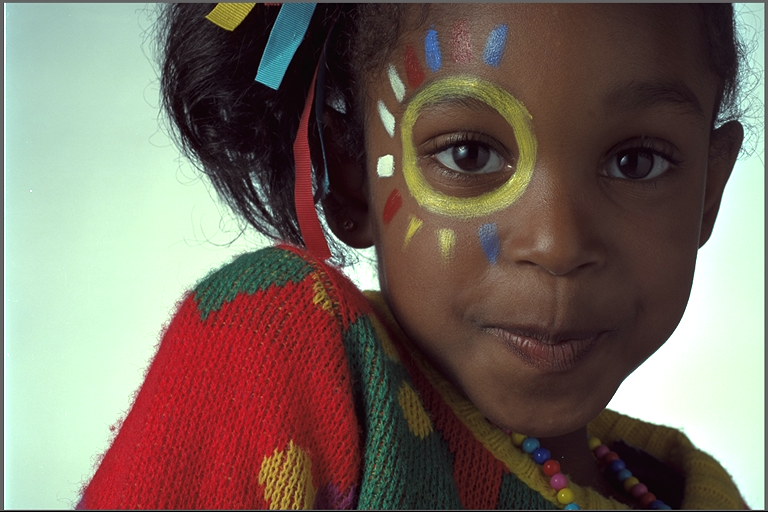
#> input picture img/kodim15.png, 768 x 512 px
$ jupyter execute hw8.ipynb
#> lines starting #> are read from the running program, lines starting #| are printed output that depends on the picture
[cell 1]
# Importing necessary libraries for the task
import cv2
import numpy as np
from matplotlib import pyplot as plt

# Set up the plot size for better viewing
plt.rcParams['figure.figsize'] = [15, 10]

[cell 2]
# Let's try loading the document image and immediately convert it to grayscale.
img = cv2.imread('img/kodim15.png')
#> img is the input picture: shape (512, 768, 3); mean B, G, R 95.9, 105.8, 119.3
if img is None:
    print("The image file was not found. Check the path and try again.")
else:
    img = cv2.cvtColor(img, cv2.COLOR_BGR2GRAY)
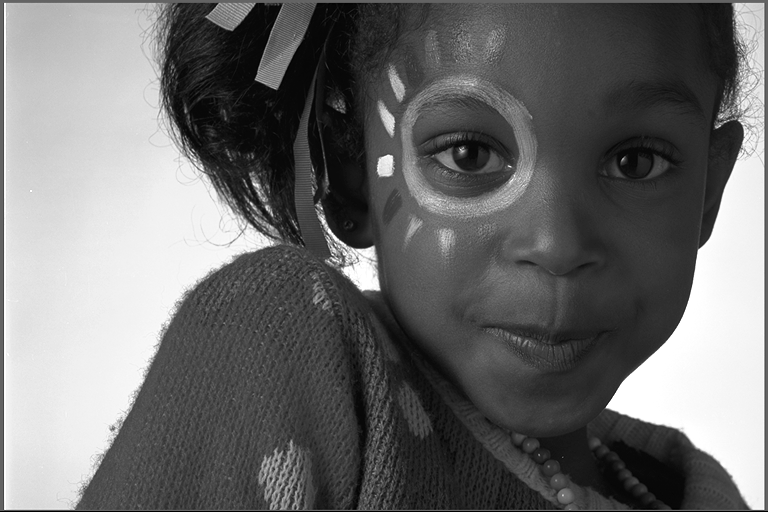
#> img: shape (512, 768); min 0, max 255, mean 108.7
    plt.imshow(img, cmap='gray')
    plt.title("Original Grayscale Image")
    plt.show()

[cell 3]
# Generate and display the histogram to see pixel intensity distribution.
h = np.histogram(img, bins=256)
plt.bar(h[1][0:-1], h[0], width=1)
plt.xlabel('Intensity Level')
plt.ylabel('Count')
plt.title("Image Histogram")
plt.grid(True)
plt.show()
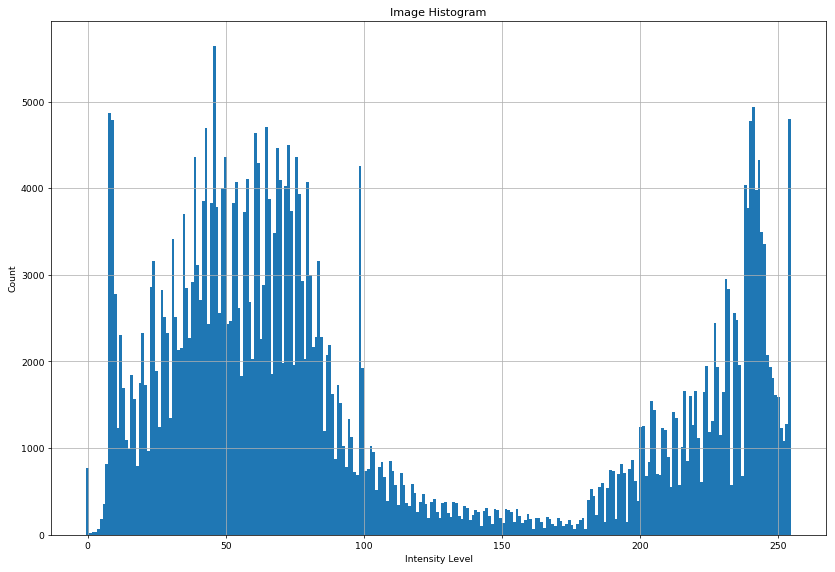
#> figure drawn by matplotlib, 1 panel; tallest bar 5645 high, from x = 45.32 to 46.32

[cell 4]
# Set up Otsu's algorithm parameters and start brute force searching for the best threshold.
# This threshold will separate foreground and background for better document binarization.

# Get image dimensions
rows, cols = img.shape
#> rows = 512; cols = 768

# Compute the total amount of image pixels
num_pixels = rows * cols
#> num_pixels = 393216

# Initializing variables for finding the optimal threshold
best_wcv = 1e6  # Best within-class variance
opt_th = None   # Threshold corresponding to the best wcv

[cell 5]
# This will loop through all possible threshold values to find the one with the lowest variance.

for th in range(0, 256):
    # Extract pixels for foreground and background based on the threshold
    foreground = img[img >= th]
    background = img[img < th]

    # Skip if either foreground or background is empty
    if len(foreground) == 0 or len(background) == 0:
        continue

    # Compute class weights (probability) for foreground and background
    omega_f = len(foreground) / num_pixels
    omega_b = len(background) / num_pixels

    # Compute variances for foreground and background
    sigma2_f = np.var(foreground)
    sigma2_b = np.var(background)

    # Calculate within-class variance
    wcv = omega_f * sigma2_f + omega_b * sigma2_b

    # Update best within-class variance and optimal threshold
    if wcv < best_wcv:
        best_wcv = wcv
        opt_th = th
#> this loop made 256 passes
#> (omega_f, omega_b, sigma2_f, sigma2_b, wcv, best_wcv) on passes 2 to 13: (0.998, 0.00195, 6744.1, 0, 6730.9, 6730.9), (0.998, 0.002, 6743.8, 0.0224, 6730.4, 6730.4), (0.998, 0.00207, 6743.5, 0.156, 6729.5, 6729.5), (0.998, 0.00215, 6743.2, 0.431, 6728.7, 6728.7), (0.998, 0.00233, 6742.4, 1.43, 6726.7, 6726.7), (0.997, 0.00279, 6740.5, 4.03, 6721.6, 6721.6), (0.996, 0.0037, 6736.9, 7.23, 6712, 6712), (0.994, 0.00578, 6729.2, 9.48, 6690.4, 6690.4), (0.982, 0.0182, 6683, 6.39, 6561.8, 6561.8), (0.97, 0.0303, 6635.7, 5.04, 6434.6, 6434.6), (0.963, 0.0374, 6607.7, 4.94, 6360.8, 6360.8), (0.959, 0.0405, 6595.5, 5.16, 6328.4, 6328.4)
#> after the loop, best_wcv = 756.2; opt_th = 142

# Display the optimal threshold
print('Optimal threshold found by Otsu:', opt_th)
#| Optimal threshold found by Otsu: 142

[cell 6]
# Let's compare the original image with its binarized version using the optimal threshold.

plt.subplot(1, 2, 1)
plt.imshow(img, cmap='gray')
plt.title("Original Grayscale Image")

plt.subplot(1, 2, 2)
plt.imshow(img > opt_th, cmap='gray')
plt.title("Binarized Image using Otsu's Threshold")
plt.show()
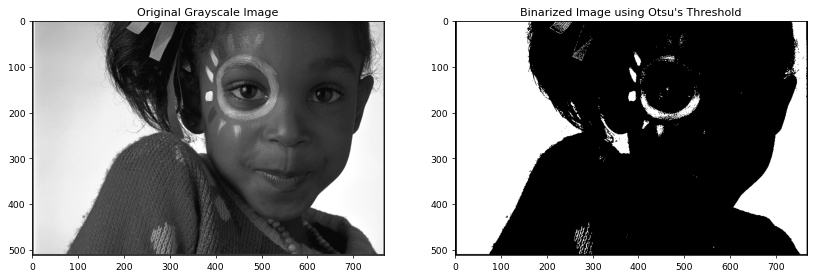
#> figure drawn by matplotlib, 2 panels

$ run again, with img/kodim01.png copied over img/kodim15.png
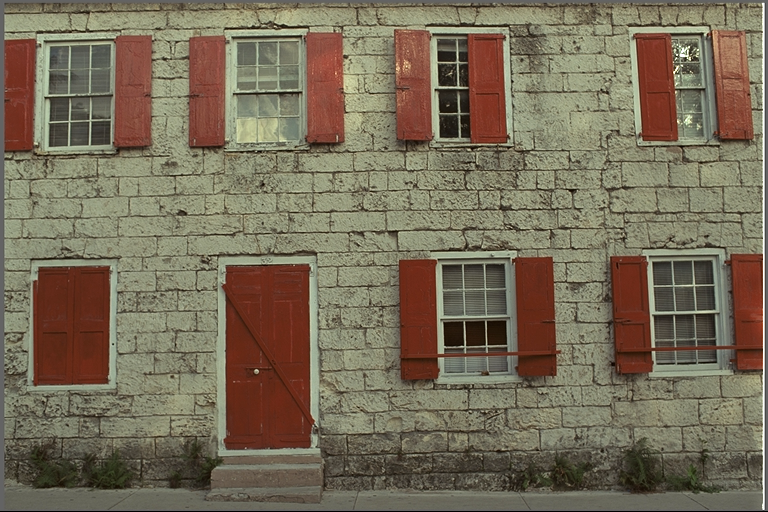
#> input picture img/kodim01.png, 768 x 512 px
#> img is the input picture: shape (512, 768, 3); mean B, G, R 88.4, 108.7, 119.8
#> img: shape (512, 768)
#> `plt.show()`:
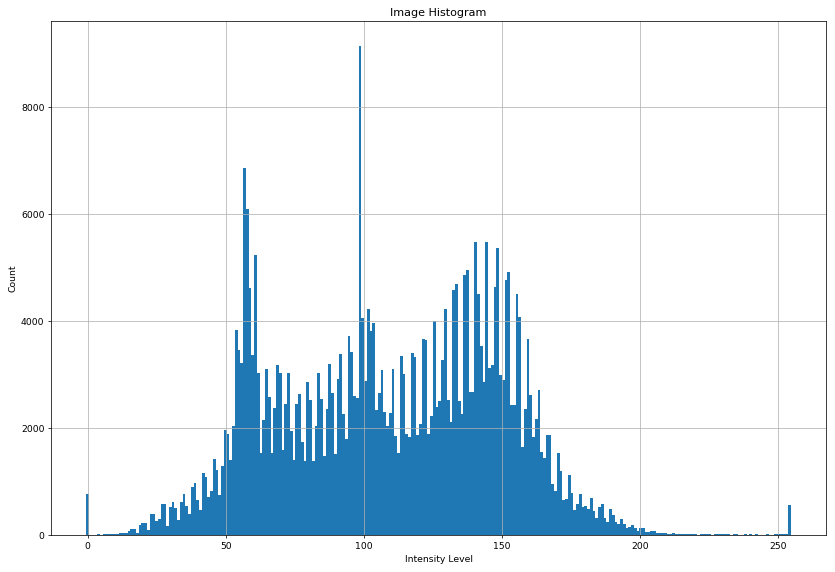
#> figure drawn by matplotlib, 1 panel; tallest bar 9137 high, from x = 98.11 to 99.11
#> the loop `for th in range(0, 256):` made 256 passes
#> (omega_f, omega_b, sigma2_f, sigma2_b, wcv, best_wcv) on passes 2, 3, 4, 5, 6, 8, 9, 10: (0.998, 0.00195, 1578.7, 0, 1575.7, 1575.7), (0.998, 0.00196, 1578.7, 0.00259, 1575.6, 1575.6), (0.998, 0.00196, 1578.7, 0.00776, 1575.6, 1575.6), (0.998, 0.00197, 1578.6, 0.0309, 1575.5, 1575.5), (0.998, 0.00198, 1578.5, 0.112, 1575.4, 1575.4), (0.998, 0.00199, 1578.4, 0.338, 1575.3, 1575.3), (0.998, 0.002, 1578.3, 0.638, 1575.1, 1575.1), (0.998, 0.00204, 1578, 1.69, 1574.8, 1574.8)
#> after the loop `for th in range(0, 256):`: best_wcv = 441.4; opt_th = 110
#| Optimal threshold found by Otsu: 110
#> `plt.show()`:
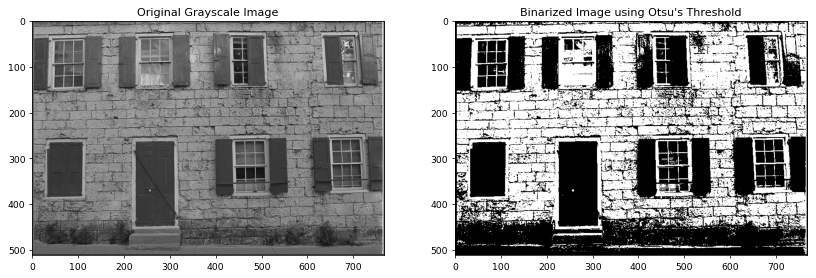
#> figure drawn by matplotlib, 2 panels

$ run again, with img/kodim07.png copied over img/kodim15.png
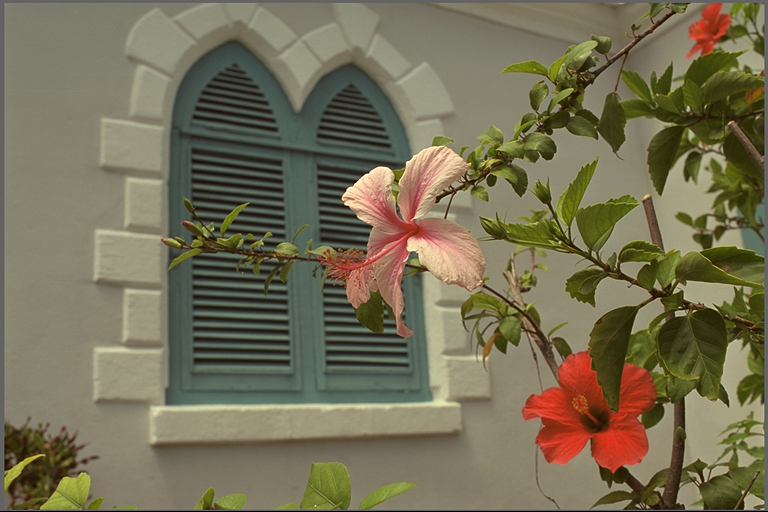
#> input picture img/kodim07.png, 768 x 512 px
#> img is the input picture: shape (512, 768, 3); mean B, G, R 85.4, 110.7, 117.6
#> img: shape (512, 768)
#> `plt.show()`:
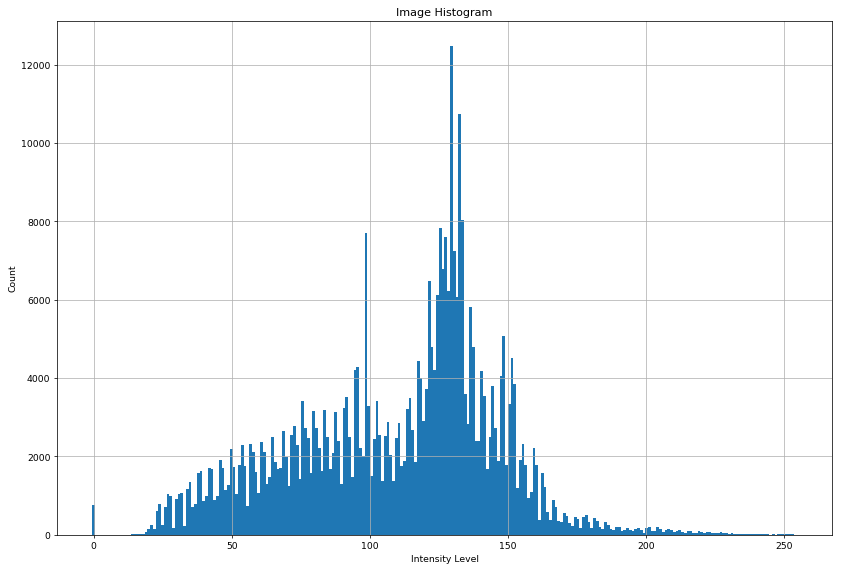
#> figure drawn by matplotlib, 1 panel; tallest bar 12487 high, from x = 129 to 130
#> the loop `for th in range(0, 256):` made 256 passes
#> (omega_f, omega_b, sigma2_f, sigma2_b, wcv, best_wcv) on passes 2, 14, 15, 16, 17, 18, 19, 20: (0.998, 0.00195, 1351.5, 0, 1348.9, 1348.9), (0.998, 0.00196, 1351.5, 0.558, 1348.8, 1348.8), (0.998, 0.00196, 1351.4, 0.774, 1348.8, 1348.8), (0.998, 0.00198, 1351.3, 2.5, 1348.6, 1348.6), (0.998, 0.002, 1351.1, 4.68, 1348.4, 1348.4), (0.998, 0.00202, 1351, 7.08, 1348.3, 1348.3), (0.998, 0.00208, 1350.5, 14.62, 1347.8, 1347.8), (0.998, 0.00212, 1350.3, 19.78, 1347.4, 1347.4)
#> after the loop `for th in range(0, 256):`: best_wcv = 411.5; opt_th = 104
#| Optimal threshold found by Otsu: 104
#> `plt.show()`:
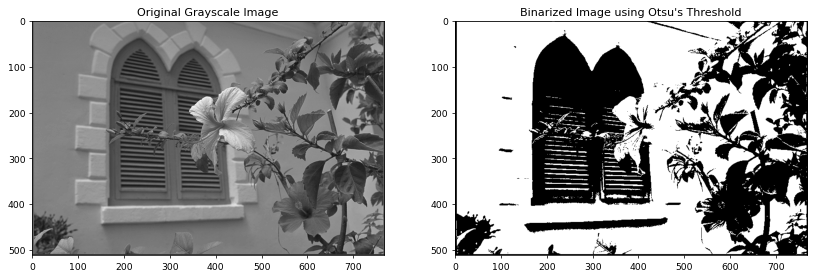
#> figure drawn by matplotlib, 2 panels

$ run again, with img/hunterdown.png copied over img/kodim15.png
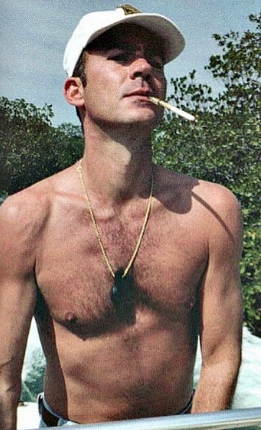
#> input picture img/hunterdown.png, 261 x 430 px
#> img is the input picture: shape (430, 261, 3); mean B, G, R 110.7, 120.2, 135
#> img: shape (430, 261)
#> `plt.show()`:
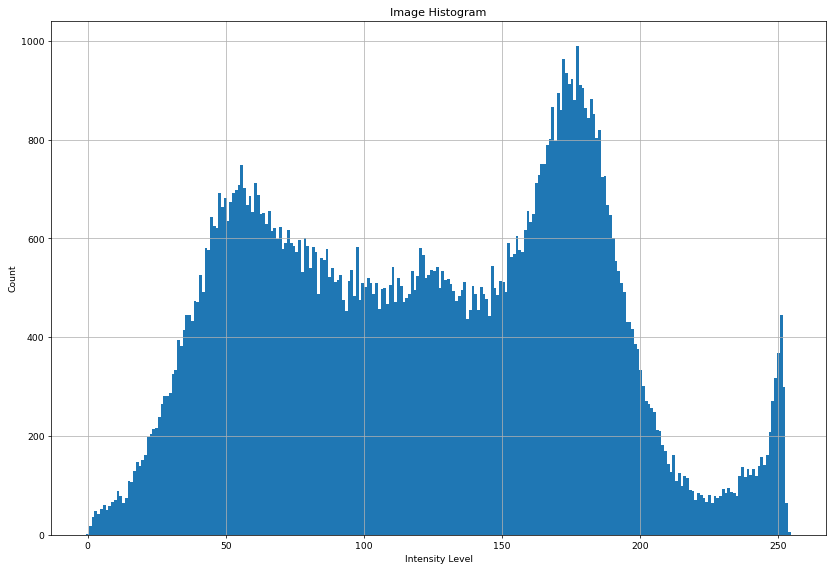
#> figure drawn by matplotlib, 1 panel; tallest bar 990 high, from x = 176.8 to 177.8
#> the loop `for th in range(0, 256):` made 256 passes
#> (background, omega_f, omega_b, sigma2_f, sigma2_b, wcv, best_wcv) on pass 2: ([0, 0], 1, 1.78e-05, 3441.4, 0, 3441.3, 3441.3)
#> after the loop `for th in range(0, 256):`: best_wcv = 871.4; opt_th = 123
#| Optimal threshold found by Otsu: 123
#> `plt.show()`:
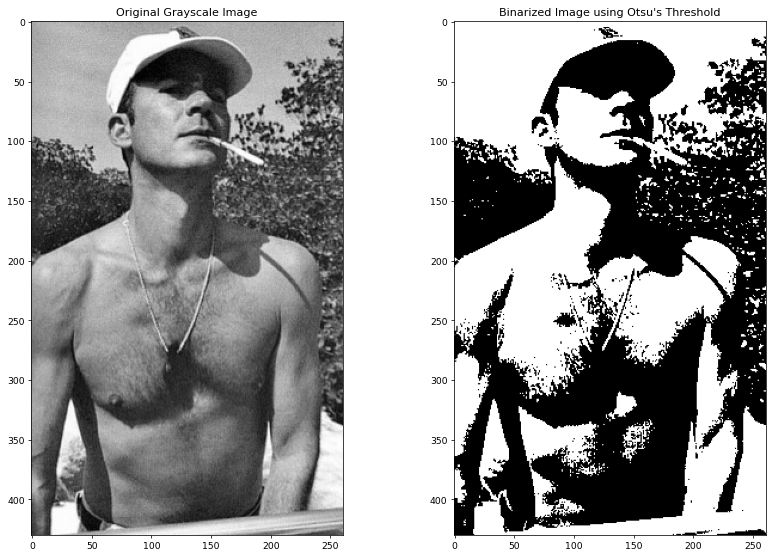
#> figure drawn by matplotlib, 2 panels
